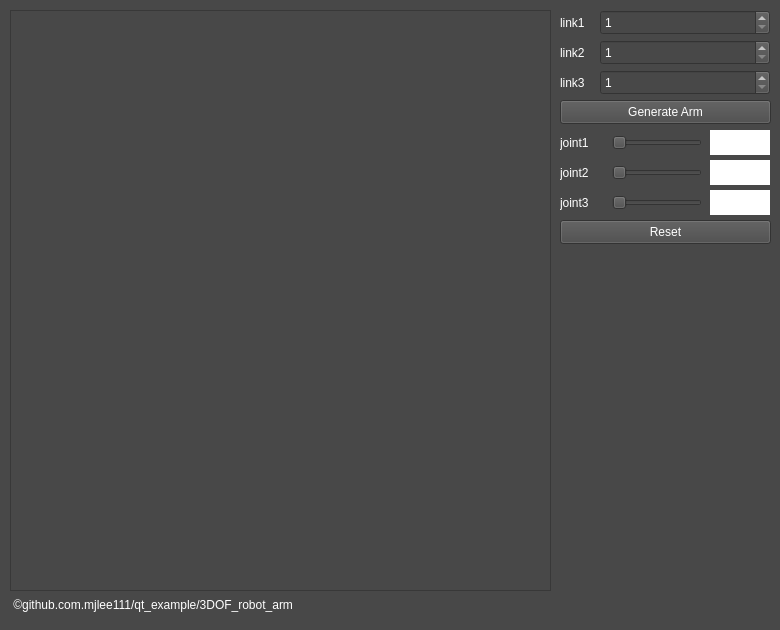
<?xml version="1.0" encoding="UTF-8"?>
<ui version="4.0">
 <class>mainwindow</class>
 <widget class="QMainWindow" name="mainwindow">
  <property name="geometry">
   <rect>
    <x>0</x>
    <y>0</y>
    <width>780</width>
    <height>630</height>
   </rect>
  </property>
  <property name="windowTitle">
   <string>3DOF_ROBOT_ARM</string>
  </property>
  <property name="styleSheet">
   <string notr="true">background-color: rgb(72, 72, 72);
color: rgb(255, 255, 255)</string>
  </property>
  <widget class="QWidget" name="centralwidget">
   <widget class="QSpinBox" name="link1">
    <property name="geometry">
     <rect>
      <x>600</x>
      <y>10</y>
      <width>170</width>
      <height>25</height>
     </rect>
    </property>
    <property name="minimum">
     <number>1</number>
    </property>
    <property name="maximum">
     <number>100</number>
    </property>
   </widget>
   <widget class="QLabel" name="label">
    <property name="geometry">
     <rect>
      <x>560</x>
      <y>10</y>
      <width>40</width>
      <height>25</height>
     </rect>
    </property>
    <property name="frameShape">
     <enum>QFrame::NoFrame</enum>
    </property>
    <property name="text">
     <string>link1</string>
    </property>
   </widget>
   <widget class="QLabel" name="label_2">
    <property name="geometry">
     <rect>
      <x>560</x>
      <y>40</y>
      <width>40</width>
      <height>25</height>
     </rect>
    </property>
    <property name="frameShape">
     <enum>QFrame::NoFrame</enum>
    </property>
    <property name="text">
     <string>link2</string>
    </property>
   </widget>
   <widget class="QSpinBox" name="link2">
    <property name="geometry">
     <rect>
      <x>600</x>
      <y>40</y>
      <width>170</width>
      <height>25</height>
     </rect>
    </property>
    <property name="minimum">
     <number>1</number>
    </property>
    <property name="maximum">
     <number>100</number>
    </property>
   </widget>
   <widget class="QPushButton" name="generate">
    <property name="geometry">
     <rect>
      <x>560</x>
      <y>100</y>
      <width>211</width>
      <height>24</height>
     </rect>
    </property>
    <property name="text">
     <string>Generate Arm</string>
    </property>
   </widget>
   <widget class="QPushButton" name="reset">
    <property name="geometry">
     <rect>
      <x>560</x>
      <y>220</y>
      <width>211</width>
      <height>24</height>
     </rect>
    </property>
    <property name="text">
     <string>Reset</string>
    </property>
   </widget>
   <widget class="QLabel" name="copyright">
    <property name="enabled">
     <bool>false</bool>
    </property>
    <property name="geometry">
     <rect>
      <x>10</x>
      <y>597</y>
      <width>761</width>
      <height>16</height>
     </rect>
    </property>
    <property name="text">
     <string> ©github.com.mjlee111/qt_example/3DOF_robot_arm</string>
    </property>
   </widget>
   <widget class="QLabel" name="label_3">
    <property name="geometry">
     <rect>
      <x>560</x>
      <y>70</y>
      <width>40</width>
      <height>25</height>
     </rect>
    </property>
    <property name="frameShape">
     <enum>QFrame::NoFrame</enum>
    </property>
    <property name="text">
     <string>link3</string>
    </property>
   </widget>
   <widget class="QSpinBox" name="link3">
    <property name="geometry">
     <rect>
      <x>600</x>
      <y>70</y>
      <width>170</width>
      <height>25</height>
     </rect>
    </property>
    <property name="minimum">
     <number>1</number>
    </property>
    <property name="maximum">
     <number>100</number>
    </property>
   </widget>
   <widget class="QLabel" name="label_4">
    <property name="geometry">
     <rect>
      <x>560</x>
      <y>190</y>
      <width>45</width>
      <height>25</height>
     </rect>
    </property>
    <property name="frameShape">
     <enum>QFrame::NoFrame</enum>
    </property>
    <property name="text">
     <string>joint3</string>
    </property>
   </widget>
   <widget class="QLabel" name="label_5">
    <property name="geometry">
     <rect>
      <x>560</x>
      <y>160</y>
      <width>45</width>
      <height>25</height>
     </rect>
    </property>
    <property name="frameShape">
     <enum>QFrame::NoFrame</enum>
    </property>
    <property name="text">
     <string>joint2</string>
    </property>
   </widget>
   <widget class="QLabel" name="label_6">
    <property name="geometry">
     <rect>
      <x>560</x>
      <y>130</y>
      <width>45</width>
      <height>25</height>
     </rect>
    </property>
    <property name="frameShape">
     <enum>QFrame::NoFrame</enum>
    </property>
    <property name="text">
     <string>joint1</string>
    </property>
   </widget>
   <widget class="QSlider" name="joint1">
    <property name="geometry">
     <rect>
      <x>612</x>
      <y>130</y>
      <width>90</width>
      <height>25</height>
     </rect>
    </property>
    <property name="maximum">
     <number>360</number>
    </property>
    <property name="orientation">
     <enum>Qt::Horizontal</enum>
    </property>
   </widget>
   <widget class="QLabel" name="joint1_val">
    <property name="geometry">
     <rect>
      <x>710</x>
      <y>130</y>
      <width>60</width>
      <height>25</height>
     </rect>
    </property>
    <property name="styleSheet">
     <string notr="true">background-color: rgb(255, 255, 255);
color: rgb(0, 0, 0)</string>
    </property>
    <property name="text">
     <string/>
    </property>
   </widget>
   <widget class="QLabel" name="joint2_val">
    <property name="geometry">
     <rect>
      <x>710</x>
      <y>160</y>
      <width>60</width>
      <height>25</height>
     </rect>
    </property>
    <property name="styleSheet">
     <string notr="true">background-color: rgb(255, 255, 255);
color: rgb(0, 0, 0)</string>
    </property>
    <property name="text">
     <string/>
    </property>
   </widget>
   <widget class="QSlider" name="joint2">
    <property name="geometry">
     <rect>
      <x>612</x>
      <y>160</y>
      <width>90</width>
      <height>25</height>
     </rect>
    </property>
    <property name="maximum">
     <number>360</number>
    </property>
    <property name="orientation">
     <enum>Qt::Horizontal</enum>
    </property>
   </widget>
   <widget class="QLabel" name="joint3_val">
    <property name="geometry">
     <rect>
      <x>710</x>
      <y>190</y>
      <width>60</width>
      <height>25</height>
     </rect>
    </property>
    <property name="styleSheet">
     <string notr="true">background-color: rgb(255, 255, 255);
color: rgb(0, 0, 0)</string>
    </property>
    <property name="text">
     <string/>
    </property>
   </widget>
   <widget class="QSlider" name="joint3">
    <property name="geometry">
     <rect>
      <x>612</x>
      <y>190</y>
      <width>90</width>
      <height>25</height>
     </rect>
    </property>
    <property name="maximum">
     <number>360</number>
    </property>
    <property name="orientation">
     <enum>Qt::Horizontal</enum>
    </property>
   </widget>
   <widget class="QGraphicsView" name="armGraphics">
    <property name="geometry">
     <rect>
      <x>10</x>
      <y>10</y>
      <width>541</width>
      <height>581</height>
     </rect>
    </property>
   </widget>
  </widget>
 </widget>
 <resources/>
 <connections/>
</ui>
